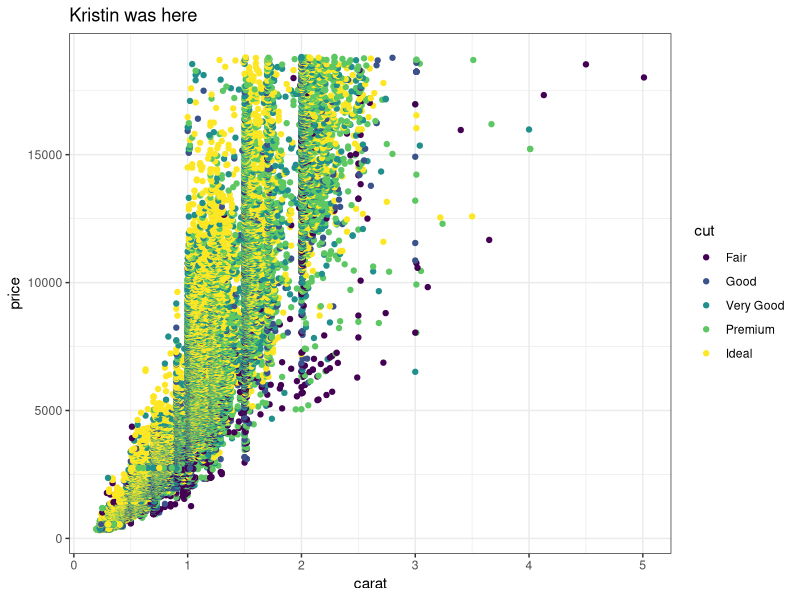
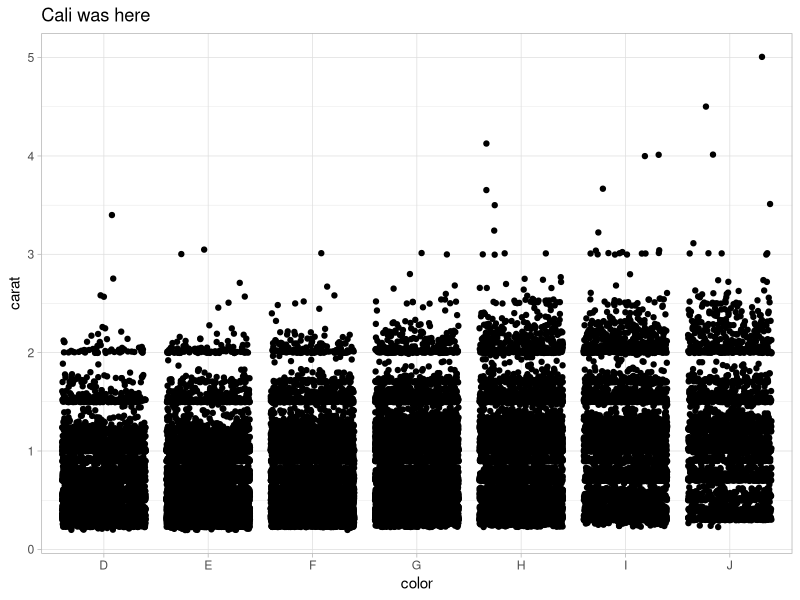
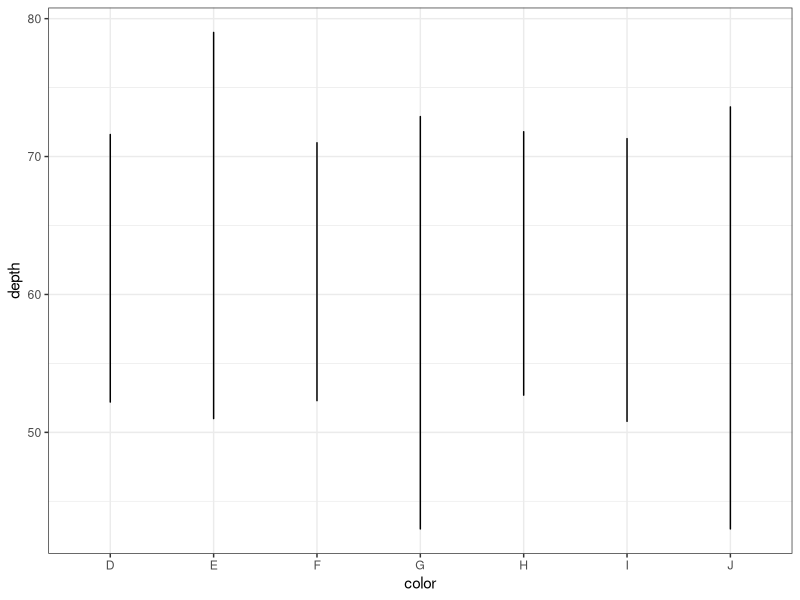
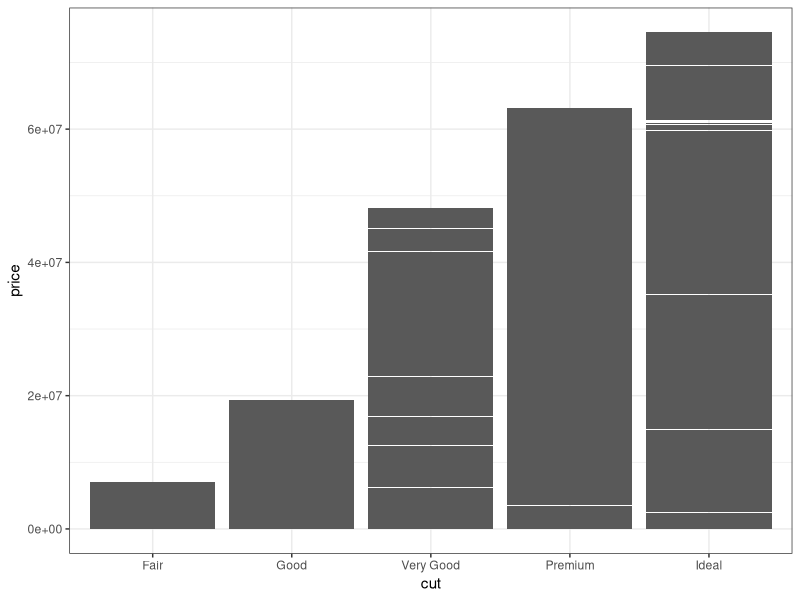

Source code (R) for these figures, in order:
## ---- chunk 1
knitr::opts_chunk$set(echo = TRUE)
library(tidyverse)
## ---- chunk 2
# Partner 1: 
# Run the code below to see the original graph
# Change the code below to make the point color change based on 'cut', and update the theme to theme_bw(). Update the title to include your first name. 

ggplot(data = diamonds, aes(x = carat, y = price)) +
  geom_point(aes(colour = cut)) +
  theme_bw() +
  labs(title = "Kristin was here")
## ---- chunk 3
# Partner 2: Cali 
# Run the code below to see the original graph
# Change the code below to make the geom a geom_jitter, and update the theme to theme_light. Update the title to include your first name. 

ggplot(data = diamonds, aes(x = color, y = carat)) +
  geom_jitter() +
  theme_light() +
  labs(title = "Cali was here")
## ---- chunk 4

ggplot(data = diamonds, aes(x = color, y = depth)) +
  geom_line() +
  theme_bw()

## ---- chunk 5
ggplot(data = diamonds, aes(x = cut, y = price)) +
  geom_col() +
  theme_bw()
